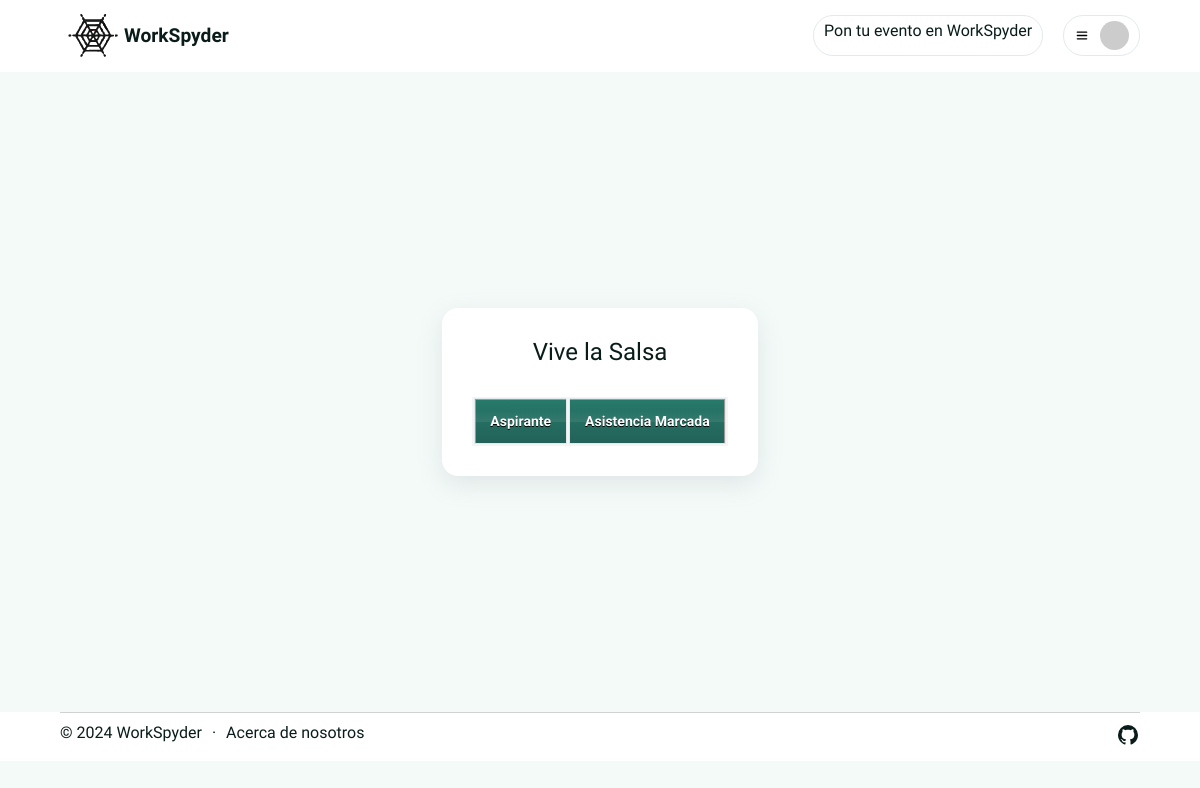
The app's page /post/my-fair/2/ (signed in), older data.
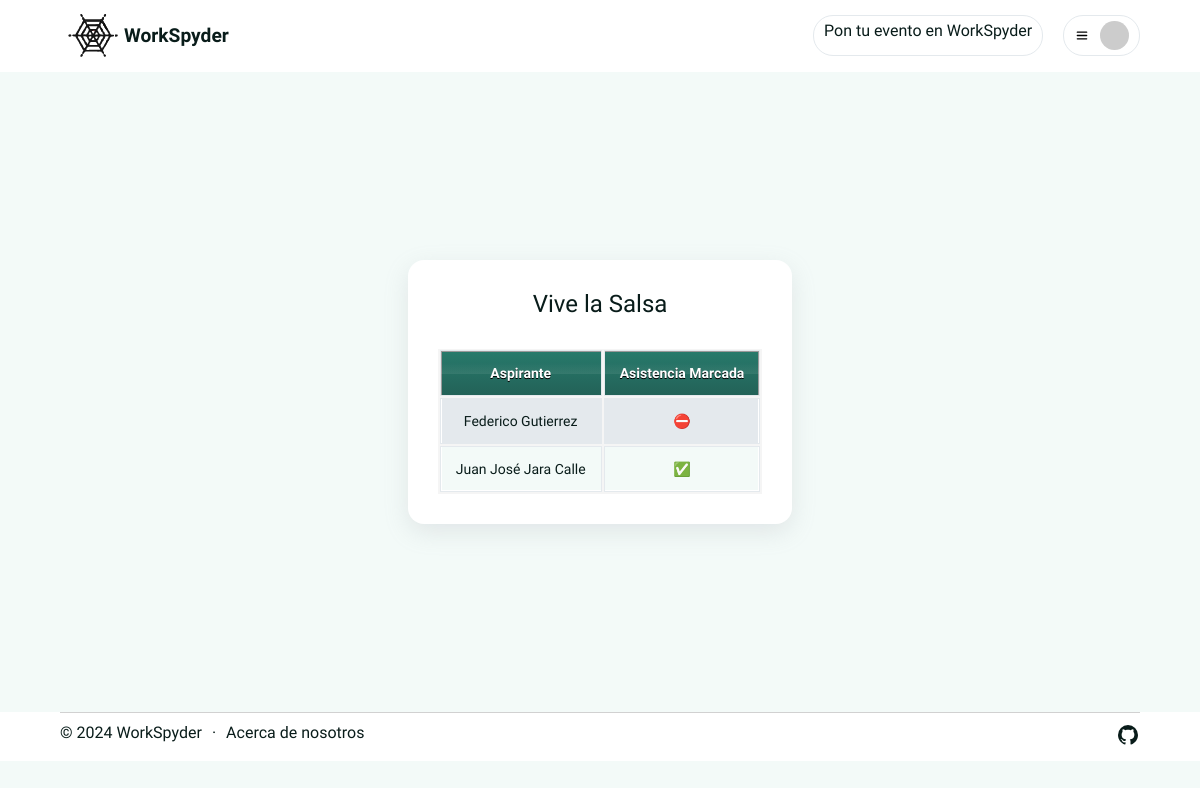
The same page, newer data.
### exploreFairs/models.py (models this page shows, shortened)
class JobFair(models.Model):
    organizer = models.ForeignKey(settings.AUTH_USER_MODEL, on_delete=models.CASCADE, related_name='job_fairs', null=True) # PUSE COMO NULL=TRUE MIENTRAS NO TENEMOS LOGIN, RECORDAR QUITARLO DESPÚES DE QUE HAYA LOGIN
    title = models.CharField(max_length=255)
    description = models.TextField()
    start_event_date = models.DateField(default="2024-09-12")
    end_event_date = models.DateField(null=True, default="2024-09-13")
    department = models.CharField(max_length=255, default="Antioquía")
    city = models.CharField(max_length=255,default="Bello")
    start_hour = models.TimeField(auto_now=False, auto_now_add=False, default="12:00:00")
    end_hour = models.TimeField(auto_now=False, auto_now_add=False, null=True, default="11:00:00")
    direction = models.CharField(max_length=255)
    keynote_speaker = models.CharField(max_length=255)
    image = models.ImageField(upload_to='fairs/images/')

### fairAttendance/models.py (models this page shows, shortened)
class QR(models.Model):
   id = models.AutoField(primary_key = True)
   registration = models.ForeignKey(FairRegistration, on_delete=models.CASCADE)
   isRead = models.BooleanField(default=False)

### fairManagement/models.py (models this page shows, shortened)
class FairRegistration(models.Model):
    id = models.AutoField(primary_key = True)
    aspirant = models.ForeignKey(Aspirant, on_delete=models.CASCADE)
    fair = models.ForeignKey(JobFair, on_delete=models.CASCADE)
    registrationDate = models.DateField()

class Aspirant(models.Model):
    id = models.AutoField(primary_key = True)
    firstName = models.CharField(max_length=50)
    secondName = models.CharField(max_length=50)
    lastName = models.CharField(max_length=100)
    phone = models.CharField(max_length=10)
    user = models.OneToOneField(settings.AUTH_USER_MODEL, on_delete=models.CASCADE, default=1)
    def __str__(self):
        return f"{self.firstName} {self.secondName} {self.lastName}"

### fairsPost/views.py (the view)
# urls.py: path("my-fair/<int:id>/", view_registered_fair, name="view_registered_fair")
@user_passes_test(lambda u: u.is_authenticated, login_url='auth:login')
def view_registered_fair(request, id):
    fair = get_object_or_404(JobFair, id=id)
    qrs = QR.objects.filter(registration__fair = fair)
    return render(request, 'registered_fair.html', {'fair': fair, 'registers': qrs})

### fairsPost/templates/registered_fair.html (shortened to what this page needs)
{% extends "base.html" %}
{% load static %}
{% block links %}
<link rel="stylesheet" href="{% static 'css/principal-content.css' %}">
<link rel="stylesheet" href="{% static 'css/table.css' %}">
<link rel="stylesheet" href="{% static 'css/fairs-manager.css' %}">
<link rel="stylesheet" href="https://cdnjs.cloudflare.com/ajax/libs/font-awesome/5.15.3/css/all.min.css">
{% endblock links %}
{% block content %}
<div class="principal-content-container" style="height: 80vh;">
  <section class="main-container fairs-manager-container" id="my_fairs">
    <h1>{{ fair.title }}</h1>
    <table>
      <thead>
        <tr>
          <th>Aspirante</th>
          <th>Asistencia Marcada</th>
        </tr>
      </thead>
      <tbody>
        {% for registered in registers %}
          <tr>
            <td>{{ registered.registration.aspirant }}</td>
            <td>{{ registered.isRead|yesno:"✅,⛔" }}</td>
          </tr>
        {% endfor %}
      </tbody>
    </table>
  </section>
  </div>
{% endblock %}

### WorkSpyder/templates/base.html (shortened to what this page needs)
{% load static %}
<!DOCTYPE html>
<html lang="es">
<head>
    <link rel="stylesheet" href="{% static 'css/main.css' %}">
    {% block links %}{% endblock links %}
</head>
<body>
    <header>
        <nav class="nav-container flex">
            <a href="{% url "view_fairs" %}">
                <section class="nav-brand flex">
                    <img src="{% static 'images/WorkSpyder-logo.svg' %}" alt="WorkSpyder">
                    <h1>WorkSpyder</h1>
                </section>
            </a>
            <div class="nav-right-elements flex">
                <a class="nav-event nav-btn" href="{% url 'post:post_home' %}">
                    Pon tu evento en WorkSpyder
                </a>
                <button class="nav-user flex nav-btn" onclick="toggleMenu()">
                    <img src="{% static 'images/bars.svg' %}" alt="Menú">
                    {% if user.is_authenticated %}
                        <img class="user-img" src="https://www.gravatar.com/avatar/{{ user.avatar }}?d=retro&f=y&s=128" alt="User Avatar">
                    {% else %}
                        <img class="user-img" src="{% static 'images/user-circle.svg' %}" alt="Usuario">
                    {% endif %}
                </button>
            </div>
        </nav>
    </header>
    <main>
        {% block content %}{% endblock content %}
    </main>
    <footer>
        <div class="footer-container flex">
            <section class="flex">
                <div class="footer-info-container flex">
                    <span>© 2024 WorkSpyder</span>
                    <span>·</span>
                    <a href="">Acerca de nosotros</a>
                </div>
                <div class="footer-social-media flex">
                    <a href="https://github.com/JaraCalle/WorkSpyder"><span class="mdi--github"></span></a>
                </div>
            </section>
        </div>
    </footer>
</body>
</html>

### static/css/main.css (style rules this page uses)
:root { --bg-color: #f3faf8; --light-white: #E4E9ED; --default-btn-color: #349885; --hover-btn-color: #277a6b; --active-btn-color: #236258; --darker-green: #091c1a; --general-font: "Palanquin"; --txt-weight: 300; --medium-weight: 500; --title-weight: 700; }
body { background-color: var(--bg-color); overscroll-behavior: none; }
.flex { display: flex; }
.nav-container { align-items: center; justify-content: space-between; padding: 10px 5%; background-color: white; }
.nav-brand { align-items: center; }
.nav-brand > img { width: 4rem; }
.nav-brand > h1 { font-weight: var(--title-weight); font-size: 1.2rem; }
.nav-right-elements { gap: 20px; }
.nav-btn { border: solid #E4E9ED 1px; border-radius: 20px; padding: 5px 10px; cursor: pointer; }
.nav-event { font-weight: var(--medium-weight); font-size: 1rem; }
.nav-user { gap: 10px; }
.nav-user > img { width: 1rem; }
.nav-user > .user-img { width: 1.8rem; border-radius: 50%; }
.mdi--github { display: inline-block; width: 1.5em; height: 1.5em; background-color: currentColor; -webkit-mask-image: var(--svg); mask-image: var(--svg); -webkit-mask-repeat: no-repeat; mask-repeat: no-repeat; -webkit-mask-size: 100% 100%; mask-size: 100% 100%; }
a { cursor: pointer; }
.nav-user { position: relative; }
.nav-right-elements { position: relative; }

### static/css/principal-content.css (style rules this page uses)
.principal-content-container { display: flex; flex-direction: column; justify-content: center; align-items: center; padding: 10px 5%; gap: 15px; }
.main-container { background-color: white; border-radius: 16px; box-shadow: rgba(149, 157, 165, 0.2) 0px 8px 24px; padding: 30px; gap: 30px; display: flex; flex-wrap: wrap; justify-content: space-between; }

### static/css/table.css (style rules this page uses)
table { background: #f5f5f5; border-collapse: separate; box-shadow: inset 0 1px 0 #fff; font-size: 14px; line-height: 24px; margin: 0 auto; text-align: center; width: 100%; max-width: 100%; table-layout: auto; }
th, td { padding: 10px 15px; word-wrap: break-word; }
th { background: linear-gradient(var(--hover-btn-color), var(--active-btn-color)); border: solid #E4E9ED 1px; box-shadow: inset 0 1px 0 var(--default-btn-color); color: #fff; font-weight: var(--title-weight); position: relative; text-shadow: 0 1px 0 #000; }
th:after { background: linear-gradient(rgba(255,255,255,0), rgba(255,255,255,.08)); content: ''; display: block; height: 25%; left: 0; margin: 1px 0 0 0; position: absolute; top: 25%; width: 100%; }
th:first-child { border: solid #E4E9ED 1px; box-shadow: inset 1px 1px 0 #999; }
th:last-child { box-shadow: inset -1px 1px 0 #999; }
td { border: solid #E4E9ED 1px; position: relative; transition: all 300ms; }
td:first-child { box-shadow: inset 1px 0 0 #fff; }
td:last-child { border: solid #E4E9ED 1px; box-shadow: inset -1px 0 0 #fff; }
tr { background: var(--bg-color); }
tr:nth-child(odd) td { background: var(--light-white); }
tr:last-of-type td { box-shadow: inset 0 -1px 0 #fff; }
tr:last-of-type td:first-child { box-shadow: inset 1px -1px 0 #fff; }
tr:last-of-type td:last-child { box-shadow: inset -1px -1px 0 #fff; }

### static/css/fairs-manager.css (style rules this page uses)
.fairs-manager-container { justify-content: center; align-items: center; flex-direction: column; }
.fairs-manager-container h1 { font-weight: var(--medium-weight); text-align: center; }
#my_fairs { justify-content: center; align-items: center; }

Row changes from the older to the newer data that the page shows:
added QR: registration.aspirant "Federico Gutierrez", isRead "⛔"
added QR: registration.aspirant "Juan José Jara Calle", isRead "✅"
